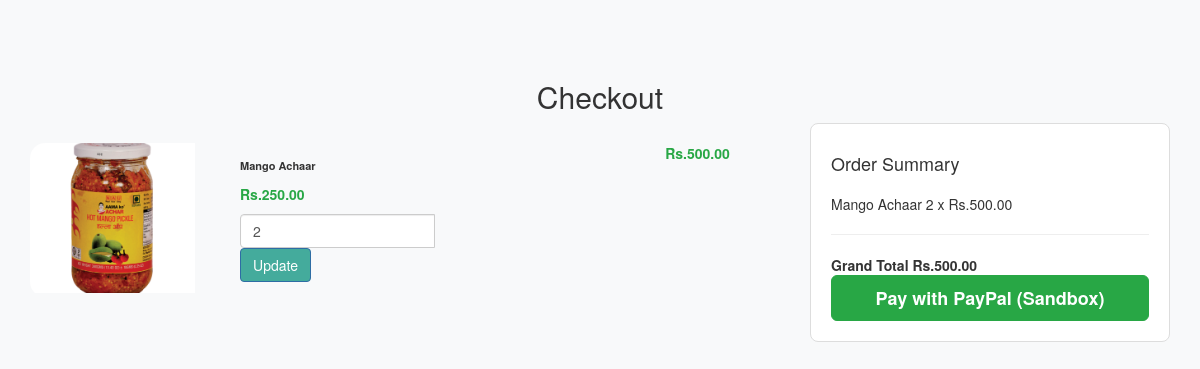
The page /checkout.php (signed in) on the database its author committed.
### tables this page shows
CREATE TABLE
  `cart` (
    `id` INT (11) NOT NULL AUTO_INCREMENT,
    `p_id` INT (11) NOT NULL,
    `ip_add` VARCHAR(250) NOT NULL,
    `user_id` INT (11) DEFAULT NULL,
    `qty` INT (11) NOT NULL,
    PRIMARY KEY (`id`),
    KEY `fk_cart_product` (`p_id`),
    KEY `fk_cart_user` (`user_id`),
    CONSTRAINT `fk_cart_product` FOREIGN KEY (`p_id`) REFERENCES `products` (`product_id`) ON DELETE CASCADE ON UPDATE CASCADE,
    CONSTRAINT `fk_cart_user` FOREIGN KEY (`user_id`) REFERENCES `user_info` (`user_id`) ON DELETE CASCADE ON UPDATE CASCADE
  );

CREATE TABLE
  `products` (
    `product_id` INT (11) NOT NULL AUTO_INCREMENT,
    `product_cat` INT (11) NOT NULL,
    `product_title` VARCHAR(255) NOT NULL,
    `product_price` DECIMAL(10, 2) NOT NULL,
    `product_qty` INT (11) NOT NULL,
    `product_desc` TEXT NOT NULL,
    `product_image` VARCHAR(255) NOT NULL,
    `product_keywords` TEXT NOT NULL,
    PRIMARY KEY (`product_id`),
    KEY `fk_product_cat` (`product_cat`),
    CONSTRAINT `fk_product_cat` FOREIGN KEY (`product_cat`) REFERENCES `categories` (`cat_id`) ON DELETE CASCADE ON UPDATE CASCADE
  );

### checkout.php (the view, shortened to what this page needs)
<?php
include_once("db.php");
$user_id = $_SESSION["uid"];
$stmt = $con->prepare("SELECT c.id AS cart_id, c.p_id, c.qty, p.product_title, p.product_price, p.product_image
                       FROM cart c
                       JOIN products p ON c.p_id = p.product_id
                       WHERE c.user_id=?");
$stmt->bind_param("i", $user_id);
$stmt->execute();
$result = $stmt->get_result();
$items = [];
$total = 0;
while ($row = $result->fetch_assoc()) {
    $items[] = $row;
    $total += $row['qty'] * $row['product_price'];
}
?>
<!DOCTYPE html>
<html>
<head>
    <link rel="stylesheet" href="css/bootstrap.min.css">
    <link rel="stylesheet" href="style.css">
</head>
<body>
    <div class="container">
        <h2 class="text-center mb-4">Checkout</h2>
        <?php if (count($items) > 0): ?>
            <div class="row">
                <div class="col-md-8">
                    <?php foreach ($items as $item): ?>
                        <div class="card checkout-item" data-cartid="<?= $item['cart_id']; ?>"
                            data-price="<?= $item['product_price']; ?>">
                            <div class="row no-gutters align-items-center">
                                <div class="col-md-3">
                                    <img src="product_images/<?= $item['product_image']; ?>" class="card-img-top">
                                </div>
                                <div class="col-md-6">
                                    <div class="card-body">
                                        <p class="product-title"><?= htmlspecialchars($item['product_title']); ?></p>
                                        <p class="product-price"><?= CURRENCY . number_format($item['product_price'], 2); ?></p>
                                        <div class="input-group">
                                            <input type="number" class="form-control qty-input" min="1"
                                                value="<?= $item['qty']; ?>">
                                            <div class="input-group-append">
                                                <button class="btn btn-primary btn-update-qty">Update</button>
                                            </div>
                                        </div>
                                    </div>
                                </div>
                                <div class="col-md-3 text-center">
                                    <p class="item-total product-price">
                                        <?= CURRENCY . number_format($item['product_price'] * $item['qty'], 2); ?></p>
                                </div>
                            </div>
                        </div>
                    <?php endforeach; ?>
                </div>
                <div class="col-md-4">
                    <div class="total-box">
                        <h4>Order Summary</h4>
                        <div id="summary-items">
                            <?php foreach ($items as $item): ?>
                                <div class="d-flex justify-content-between">
                                    <span><?= htmlspecialchars($item['product_title']); ?>  <span
                                            class="summary-qty"><?= $item['qty']; ?></span></span> x
                                    <span
                                        class="summary-total"><?= CURRENCY . number_format($item['product_price'] * $item['qty'], 2); ?></span>
                                </div>
                            <?php endforeach; ?>
                        </div>
                        <hr>
                        <div class="d-flex justify-content-between">
                            <strong>Grand Total</strong>
                            <strong id="grand-total"><?= CURRENCY . number_format($total, 2); ?></strong>
                        </div>
                        <form action="payment_success.php" method="get" class="mt-3">
                            <button type="submit" class="btn btn-success btn-lg btn-pay">Pay with PayPal (Sandbox)</button>
                        </form>
                    </div>
                </div>
            </div>
        <?php else: ?>
            <div class="alert alert-info text-center">Your cart is empty! Start shopping now.</div>
        <?php endif; ?>
    </div>
</body>
</html>

### style.css (style rules this page uses)
.card { border: none; border-radius: 15px; overflow: hidden; transition: transform 0.3s, box-shadow 0.3s; transform: translateY(20px); margin-bottom: 100px; }
.btn-success { background-color: #28a745; border-color: #28a745; font-weight: 600; transition: 0.3s; }

### checkout.php (style rules this page uses)
body { background: #f8f9fa; padding-top: 60px; }
.card { margin-bottom: 20px; }
.card-img-top { width: 100%; height: 150px; object-fit: cover; }
.card-body { padding: 15px; }
.product-title { font-size: 1.1rem; font-weight: bold; }
.product-price { color: #28a745; font-weight: bold; }
.qty-input { width: 60px; }
.total-box { background: #fff; padding: 20px; border-radius: 8px; border: 1px solid #ddd; }
.total-box h4 { margin-bottom: 20px; }
.btn-pay { width: 100%; }

### rows shown on the page
cart: p.product_image (picture), p.product_title "Mango Achaar", p.product_price "250.00", qty "2", $item['product_price'] * $item['qty'] "500.00"

### other values the page prints
CURRENCY "Rs."
$total "500.00"
